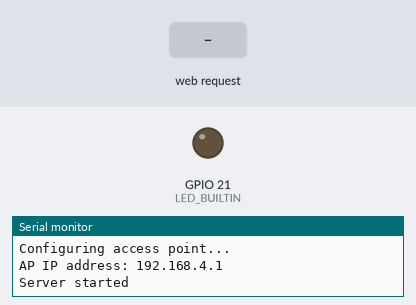
Bench run of a sketch on a simulated Seeed XIAO ESP32-S3. On the bench: output pins drawn as LEDs (lit = HIGH), the last lines printed to the serial monitor. The inputs (shaded band) are chosen by the test bench.

Above: at 1.2 s.
1.3 s: HTTP request GET /L received
At 1.7 s:
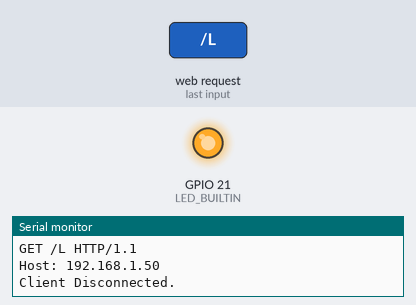
2.8 s: HTTP request GET /H received
At 4.0 s:
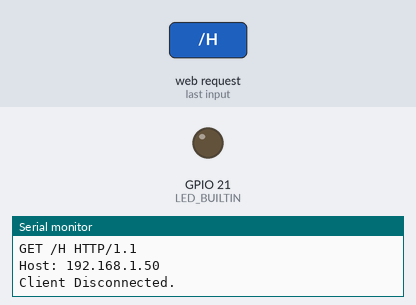
Timing chart, 0 to 5.8 s (numbered marks = the images above; inputs shaded):
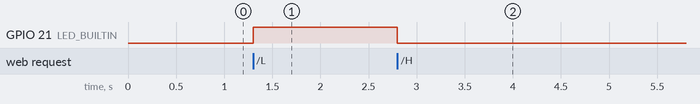

The sketch:

2-Control_LED.ino
```cpp
/*
  WiFiAccessPoint.ino creates a WiFi access point and provides a web server on it.

  Steps:
  1. Connect to the access point "yourAp"
  2. Point your web browser to http://192.168.4.1/H to turn the LED on or http://192.168.4.1/L to turn it off
     OR
     Run raw TCP "GET /H" and "GET /L" on PuTTY terminal with 192.168.4.1 as IP address and 80 as port

  Created for arduino-esp32 on 04 July, 2018
  by Elochukwu Ifediora (fedy0)
*/

#include <WiFi.h>
#include <WiFiClient.h>
#include <WiFiAP.h>

//#define LED_BUILTIN 2   // Set the GPIO pin where you connected your test LED or comment this line out if your dev board has a built-in LED

/*
    这是AP模式，也就是ESP32作为一个热点，其他设备可以连接到这个热点上，然后通过浏览器访问ESP32的IP地址来控制LED的开关。
    1. 将ESP32连接到电脑，打开串口监视器，设置波特率为115200。
    2. 上传代码到ESP32。
    3. 在串口监视器中，你会看到ESP32创建了一个名为"XIAO_ESP32S3"的WiFi热点，密码为"88888888"。
    4. 在你的电脑或手机上连接到这个WiFi热点。
    5. 打开浏览器，输入http://192.168.4.
*/


// Set these to your desired credentials.
const char *ssid = "XIAO_ESP32S3";
const char *password = "88888888";

WiFiServer server(80);


void setup() {
  pinMode(LED_BUILTIN, OUTPUT);

  Serial.begin(115200);
  Serial.println();
  Serial.println("Configuring access point...");

  // You can remove the password parameter if you want the AP to be open.
  WiFi.softAP(ssid, password);
  IPAddress myIP = WiFi.softAPIP();
  Serial.print("AP IP address: ");
  Serial.println(myIP);
  server.begin();

  Serial.println("Server started");
}

void loop() {
  WiFiClient client = server.available();   // listen for incoming clients

  if (client) {                             // if you get a client,
    Serial.println("New Client.");           // print a message out the serial port
    String currentLine = "";                // make a String to hold incoming data from the client
    while (client.connected()) {            // loop while the client's connected
      if (client.available()) {             // if there's bytes to read from the client,
        char c = client.read();             // read a byte, then
        Serial.write(c);                    // print it out the serial monitor
        if (c == '\n') {                    // if the byte is a newline character

          // if the current line is blank, you got two newline characters in a row.
          // that's the end of the client HTTP request, so send a response:
          if (currentLine.length() == 0) {
            // HTTP headers always start with a response code (e.g. HTTP/1.1 200 OK)
            // and a content-type so the client knows what's coming, then a blank line:
            client.println("HTTP/1.1 200 OK");
            client.println("Content-type:text/html");
            client.println();

            // the content of the HTTP response follows the header:
            client.print("Click <a href=\"/H\">here</a> to turn ON the LED.<br>");
            client.print("Click <a href=\"/L\">here</a> to turn OFF the LED.<br>");

            // The HTTP response ends with another blank line:
            client.println();
            // break out of the while loop:
            break;
          } else {    // if you got a newline, then clear currentLine:
            currentLine = "";
          }
        } else if (c != '\r') {  // if you got anything else but a carriage return character,
          currentLine += c;      // add it to the end of the currentLine
        }

        // Check to see if the client request was "GET /H" or "GET /L":
        if (currentLine.endsWith("GET /H")) {
          digitalWrite(LED_BUILTIN, LOW);                 // GET /H turns the LED on
        }
        if (currentLine.endsWith("GET /L")) {
          digitalWrite(LED_BUILTIN, HIGH);                // GET /L turns the LED off
        }
      }
    }
    // close the connection:
    client.stop();
    Serial.println("Client Disconnected.");
  }
}
```

Measured:
- after the input at 1.3 s, GPIO 21 (LED_BUILTIN): LOW → HIGH at once
- after the input at 2.8 s, GPIO 21 (LED_BUILTIN): HIGH → LOW at once
